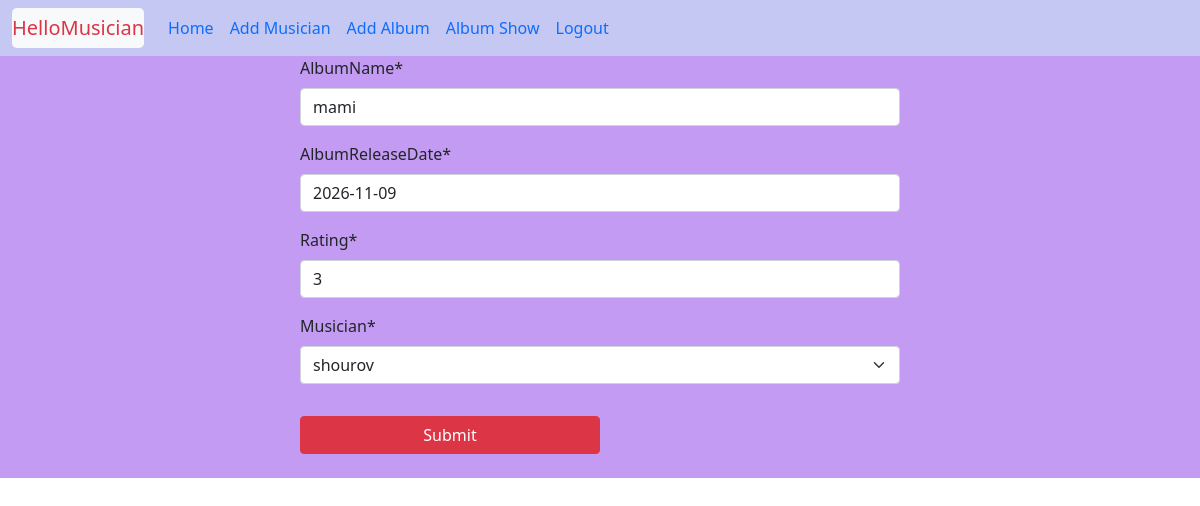
/album/edit/3 (signed in), run on the app's committed database.
### Album/models.py (models this page shows, shortened)
class album(models.Model):
    albumName = models.CharField(max_length=30)
    albumReleaseDate = models.DateField()
    rating = models.IntegerField()
    musician = models.ForeignKey(Musician, on_delete=models.CASCADE)

### Album/views.py (the view, shortened to what this page needs)
# urls.py: path('edit/<int:id>', views.EditAlbumView.as_view(), name='edit'),
@method_decorator(login_required, name = 'dispatch')
class EditAlbumView(UpdateView):
    model = models.album
    form_class = forms.AlbumForm
    template_name = 'album.html'
    success_url = reverse_lazy('home_page')
    def get_object(self):
        id = self.kwargs.get('id')
        return models.album.objects.get(pk=id)

### Album/forms.py
class AlbumForm(forms.ModelForm):
    class Meta:
        model = album
        fields = '__all__'

### musician/models.py (called while the page is built)
    def __str__(self):
        return self.firstName

### Album/templates/album.html (shortened to what this page needs)
{% extends 'base.html' %}
{% block content %}
{% load crispy_forms_tags %}
<div class="" style="background-color:#C39BF2;">
<form action="" method="post" class="w-50 m-auto" >
    {{form | crispy}}
    <button class="btn btn-danger mt-3  mb-4 w-50 m-auto" type="submit">Submit</button>
</form>
</div>
{% endblock %}

### data on the page
album: albumName "mami", albumReleaseDate "2026-11-09", rating "3", musician "shourov"
